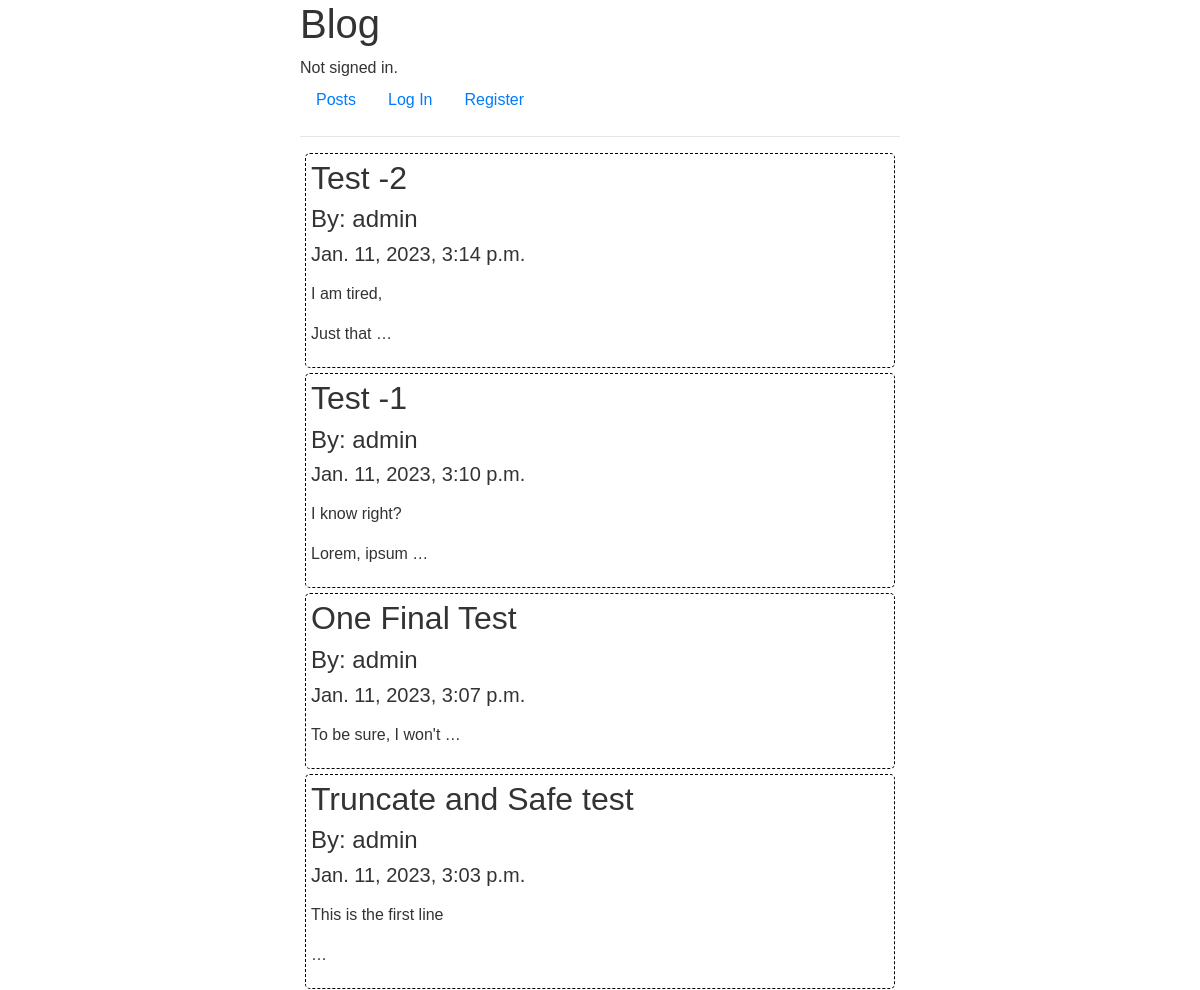
Before: / (upper part) with the older database file.
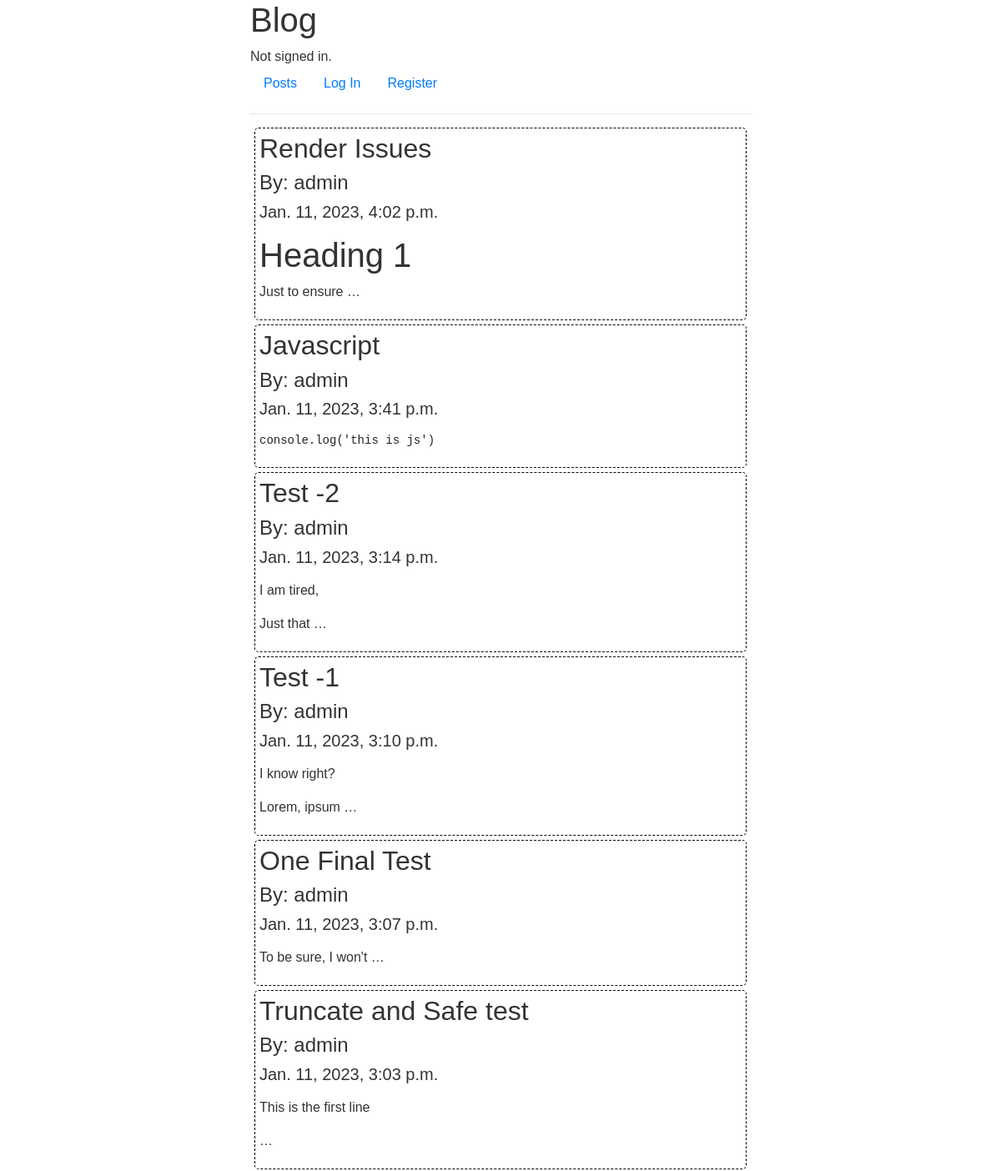
After: the same page with the newer database file.
### posts/models.py (models this page shows)
class Post(models.Model):
    user = models.ForeignKey(User, on_delete=models.CASCADE, related_name="user_post")
    title = models.CharField(max_length=165)
    body = HTMLField()
    created_at = models.DateTimeField(default=datetime.now, blank=True)

class User(AbstractUser):
    pass

### posts/views.py (the view)
# urls.py: path('', views.index, name='index'),
def index(request):
    posts = Post.objects.all()
    ctx = {'posts': posts}
    return render(request, 'posts/index.html', ctx)

### posts/templates/posts/index.html
{% extends "posts/layout.html" %}
{% block body %}
    {% for post in posts reversed %}
        <div class="post">
            <a style="text-decoration: none;" href="{% url 'post' post.id %}">
                <h2>{{post.title}}</h2>
                <h4>By: {{post.user.username}}</h4>
                <h5>{{post.created_at}}</h5>
                <p>{{post.body|truncatewords:5|safe}}</p>
            </a>
        </div>
    {% endfor %}
{% endblock %}

Changed rows visible on the page:
added Post: title "Render Issues", user.username "admin", created_at "Jan. 11, 2023, 4:02 p.m.", body "Heading 1 Just to ensure …"
added Post: title "Javascript", user.username "admin", created_at "Jan. 11, 2023, 3:41 p.m.", body "console.log('this is js')"
